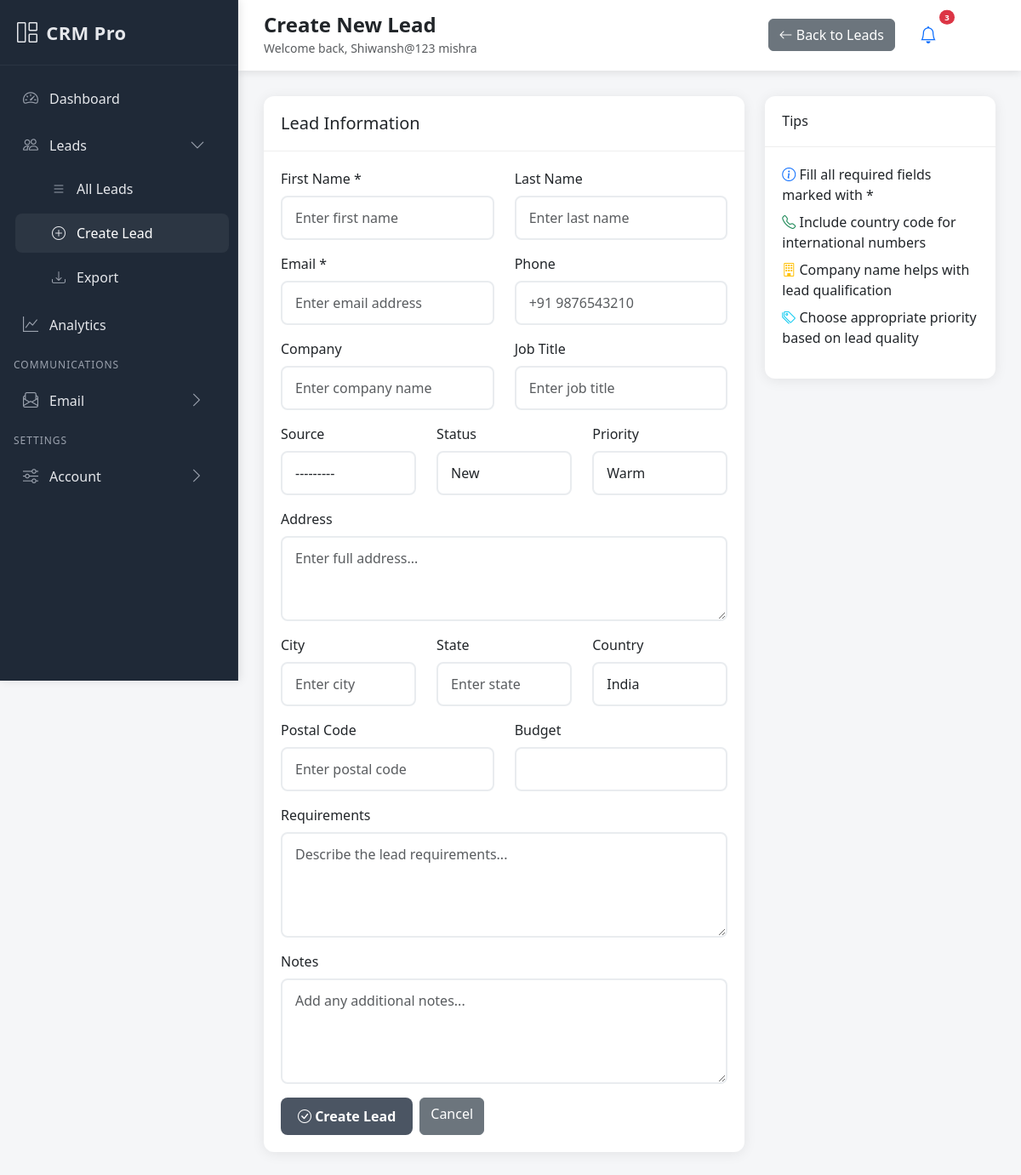
The page /leads/create/ (signed in) on the database as committed earlier.
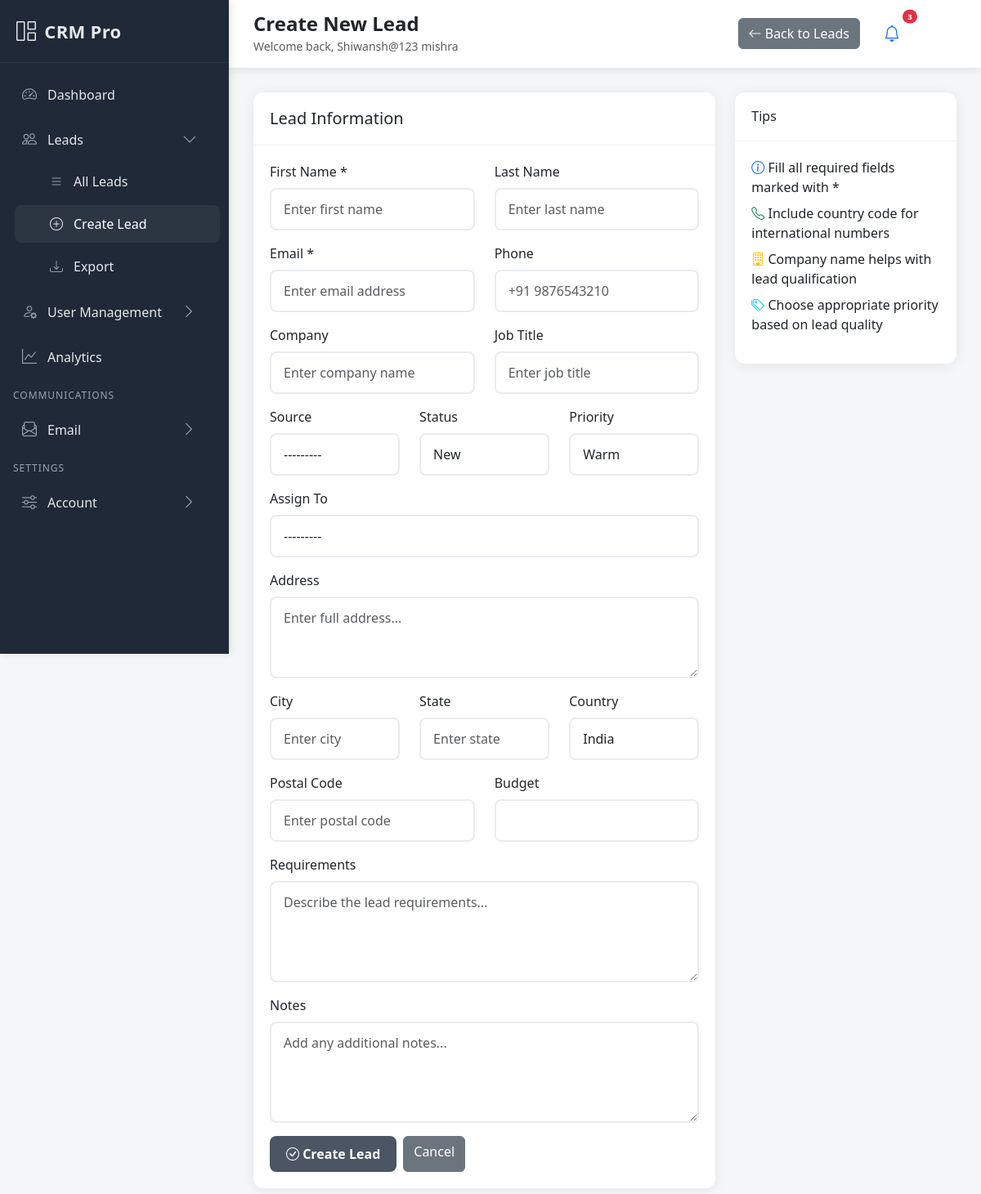
The same page on the database as committed later.
### leads/views.py (the view, shortened to what this page needs)
# urls.py: path('create/', views.LeadCreateView.as_view(), name='create'),
class LeadCreateView(LoginRequiredMixin, CreateView):
    model = Lead
    form_class = LeadCreateForm
    template_name = 'leads/lead_create.html'
    success_url = reverse_lazy('leads:list')
    def get_form_kwargs(self):
        kwargs = super().get_form_kwargs()
        kwargs['user'] = self.request.user
        return kwargs

### leads/models.py (called while the page is built)
    def __str__(self):
        return self.name

### templates/leads/lead_create.html (shortened to what the changed rows need)
{% extends 'base.html' %}
{% load crispy_forms_tags %}
{% block content %}
<div class="row">
    <div class="col-lg-8">
        <div class="card">
            <div class="card-body">
                <form method="post">
                    {% if user.role != 'sales_rep' %}
                    <div class="mb-3">
                        <label for="{{ form.assigned_to.id_for_label }}" class="form-label">Assign To</label>
                        {{ form.assigned_to }}
                    </div>
                    {% endif %}
                </form>
            </div>
        </div>
    </div>
</div>
{% endblock %}

### templates/base.html (shortened to what the changed rows need)
<!DOCTYPE html>
<html lang="en">
<head>
    <link href="https://cdn.jsdelivr.net/npm/bootstrap@5.3.0/dist/css/bootstrap.min.css" rel="stylesheet">
    <link href="https://cdn.jsdelivr.net/npm/bootstrap-icons@1.10.0/font/bootstrap-icons.css" rel="stylesheet">
</head>
<body>
    <nav class="sidebar" id="sidebar">
        <ul class="nav flex-column sidebar-nav">
            {% if user.role == 'admin' or user.role == 'superadmin' %}
            <li class="nav-item">
                <a class="nav-link" data-bs-toggle="collapse" href="#menu-users" role="button" aria-expanded="{% if request.resolver_match.app_name == 'accounts' and 'user' in request.path %}true{% else %}false{% endif %}" aria-controls="menu-users">
                    <i class="bi bi-person-gear"></i>
                    <span>User Management</span>
                    <i class="bi bi-chevron-right chevron"></i>
                </a>
            </li>
            {% endif %}
        </ul>
    </nav>
    <div class="main-content">
        <div class="content-area">
            <div class="page-content fade-in">
                {% block content %}{% endblock %}
            </div>
        </div>
    </div>
</body>
</html>

Rows that differ between the two databases and show on the page:
changed CustomUser "Shiwansh@123 mishra": role "sales_rep" → "superadmin" (drawn)
Other text that changed with them:
form field assigned_to: (not shown) → "---------"
text now shown: "User Management Assign To"
